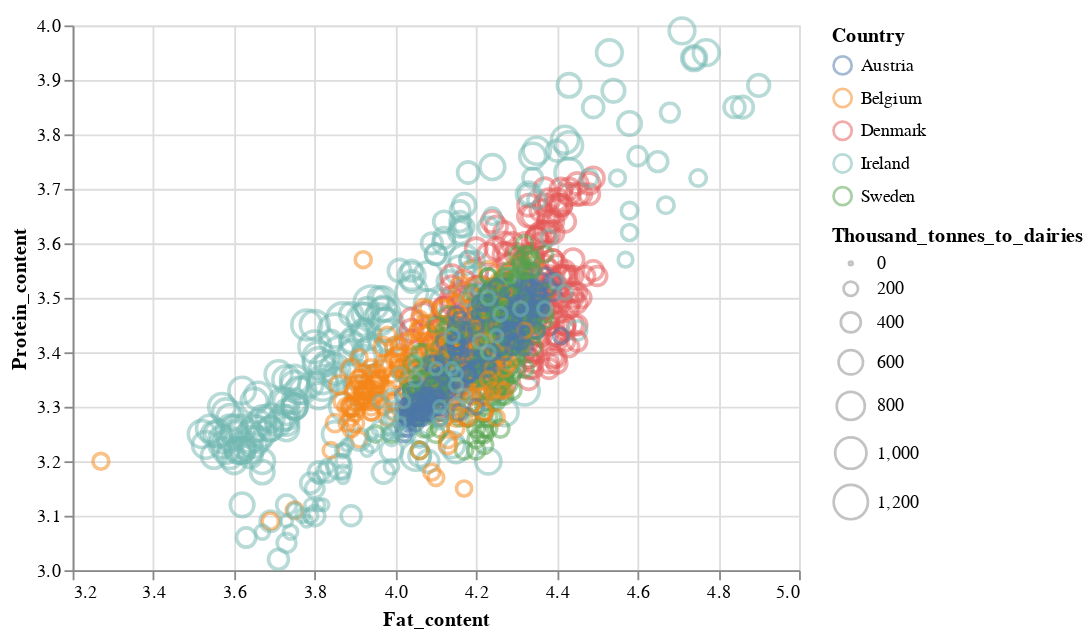

The cell this chart's notebook holds for it:
### Code cell
alt.Chart(milk_delivered_to_dairies).mark_point().encode(
alt.X("Fat_content",scale=alt.Scale(zero=False)),
alt.Y("Protein_content",scale=alt.Scale(zero=False)),
alt.Size("Thousand_tonnes_to_dairies"),
alt.Color("Country:N"),
alt.OpacityValue(0.5),
alt.Order("Thousand_tonnes_to_dairies:Q",sort="descending"),
    tooltip=[
        alt.Tooltip("Country:N"),
        alt.Tooltip("Protein_content:Q"),
        alt.Tooltip("Fat_content:Q"),
        alt.Tooltip("Thousand_tonnes_to_dairies:Q")
    ]
)

### Figure 1 — Vega-Lite specification as saved in the notebook (floating-point values rounded to 4 significant figures; data arrays with more than 128 entries replaced by an {"elided": "..."} marker saying what was removed)
{"config": {"view": {"continuousWidth": 400, "continuousHeight": 300}}, "data": {"name": "data-cff5dd9347299d8d1c2e6edb73accf4d"}, "mark": "point", "encoding": {"color": {"field": "Country", "type": "nominal"}, "opacity": {"value": 0.5}, "order": {"field": "Thousand_tonnes_to_dairies", "sort": "descending", "type": "quantitative"}, "size": {"field": "Thousand_tonnes_to_dairies", "type": "quantitative"}, "tooltip": [{"field": "Country", "type": "nominal"}, {"field": "Protein_content", "type": "quantitative"}, {"field": "Fat_content", "type": "quantitative"}, {"field": "Thousand_tonnes_to_dairies", "type": "quantitative"}], "x": {"field": "Fat_content", "scale": {"zero": false}, "type": "quantitative"}, "y": {"field": "Protein_content", "scale": {"zero": false}, "type": "quantitative"}}, "$schema": "https://vega.github.io/schema/vega-lite/v4.17.0.json", "datasets": {"data-cff5dd9347299d8d1c2e6edb73accf4d": {"elided": "1320 records"}}}
